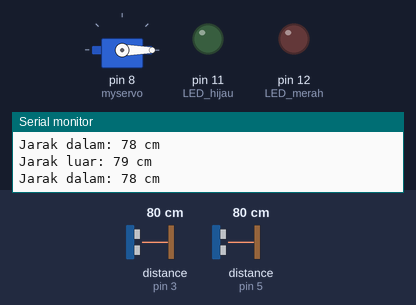
The sketch below on a simulated Arduino Uno, built with avr-gcc and run on an emulated ATmega328P. Shown: servo, output pins drawn as LEDs (lit = HIGH), the last lines printed to the serial monitor. Wiring (inferred from the names in the program): 2 × ultrasonic range finder: trigger pin 4, echo pin 3 / trigger pin 6, echo pin 5. Inputs (shaded band) come from the test bench; at power-on: distance to the obstacle (sensors on pin 3, pin 5) 80 cm. The echo pulse lasts 58.3 µs per cm; pins used as bus, display or sensor lines are not drawn.

Above: at 1.3 s.
1.4 s: distance to the obstacle (sensor on pin 3) set to 23 cm
2.9 s: distance to the obstacle (sensor on pin 3) set to 20 cm
At 3.8 s:
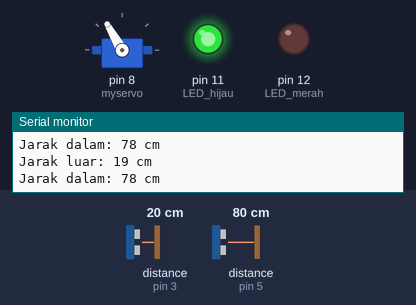
4.5 s: distance to the obstacle (sensor on pin 5) set to 8 cm
6.7 s: distance to the obstacle (sensor on pin 5) set to 5 cm
At 9.0 s:
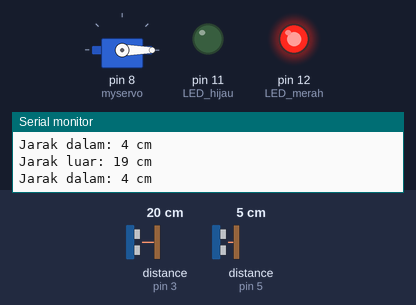
9.5 s: distance to the obstacle (sensor on pin 5) set to 9 cm
At 10.5 s:
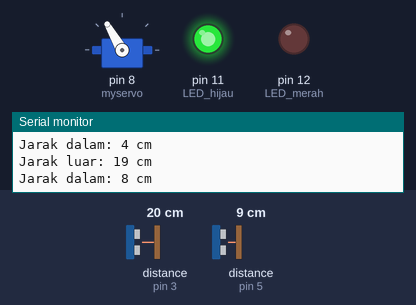
11.0 s: distance to the obstacle (sensor on pin 3) set to 60 cm
At 12.6 s:
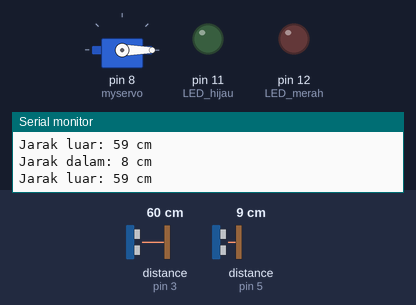
Timing chart, 0 to 14.1 s (numbered marks = the images above; inputs shaded):
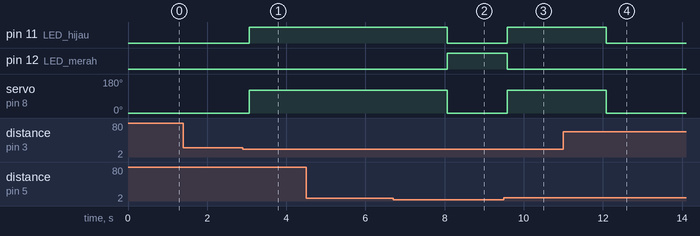

Measured:
- the behaviour switches between 22 and 21 cm on distance to the obstacle (sensor on pin 3) (found by bisection; images 0 and 1)
- the behaviour switches between 7 and 6 cm on distance to the obstacle (sensor on pin 5) (found by bisection; images 1 and 2)
- after the input at 2.9 s, pin 11 (LED_hijau): LOW → HIGH after 0.16 s; servo on pin 8 (myservo): 0° → 120° after 0.16 s
- after the input at 6.7 s, pin 11 (LED_hijau): HIGH → LOW after 1.4 s; pin 12 (LED_merah): LOW → HIGH after 1.4 s; servo on pin 8 (myservo): 120° → 0° after 1.4 s
- after the input at 9.5 s, pin 11 (LED_hijau): LOW → HIGH after 0.08 s; pin 12 (LED_merah): HIGH → LOW after 0.08 s; servo on pin 8 (myservo): 0° → 120° after 0.08 s
- after the input at 11.0 s, pin 11 (LED_hijau): HIGH → LOW after 1.1 s; servo on pin 8 (myservo): 120° → 0° after 1.1 s

The sketch:

Automatic_Trash_Can.ino
```cpp
#include <Servo.h>

const int trigPin = 4;  // Pin untuk sensor ultrasonik luar (TRIG)
const int echoPin = 3;  // Pin untuk sensor ultrasonik luar (ECHO)
const int trigPin2 = 6; // Pin untuk sensor ultrasonik dalam (TRIG)
const int echoPin2 = 5; // Pin untuk sensor ultrasonik dalam (ECHO)

long duration, duration2;
int distance, distance2;

Servo myservo;

void setup() {
  myservo.attach(8);  // Menghubungkan servo motor ke pin digital 8
  myservo.write(0);   // Posisi awal servo (tutup)

  // Set up sensor ultrasonic luar
  pinMode(trigPin, OUTPUT);
  pinMode(echoPin, INPUT);

  // Set up sensor ultrasonic dalam
  pinMode(trigPin2, OUTPUT);
  pinMode(echoPin2, INPUT);

  // Set up LED merah dan hijau
  pinMode(11, OUTPUT); // LED hijau
  pinMode(12, OUTPUT); // LED merah

  // Matikan kedua LED di awal
  digitalWrite(11, LOW);
  digitalWrite(12, LOW);

  // Set up serial monitor untuk debugging
  Serial.begin(9600);
}

void loop() {
  // Mengukur jarak menggunakan sensor ultrasonik luar (untuk kontrol servo)
  distance = getDistance(trigPin, echoPin);
  Serial.print("Jarak luar: ");
  Serial.print(distance);
  Serial.println(" cm");

  // Mengukur jarak menggunakan sensor ultrasonik dalam (untuk deteksi penuh/kosong)
  distance2 = getDistance(trigPin2, echoPin2);
  Serial.print("Jarak dalam: ");
  Serial.print(distance2);
  Serial.println(" cm");

  // Logika untuk sensor dalam: menunjukkan status penuh/kosong tempat sampah
  bool isFull = false; // Variabel untuk memeriksa apakah tempat sampah penuh
  if (distance2 <= 5) {  // Tempat sampah penuh
    digitalWrite(12, HIGH); // LED merah menyala
    digitalWrite(11, LOW);  // Matikan LED hijau
    isFull = true;          // Menandakan tempat sampah penuh
  } else { // Tempat sampah kosong
    digitalWrite(12, LOW);  // LED merah mati
    isFull = false;
  }

  // Logika untuk sensor luar: kontrol servo jika tempat sampah tidak penuh
  if (!isFull) {
    if (distance <= 20) { // Sampah terdeteksi di luar
      myservo.write(120);      // Buka penutup
      digitalWrite(11, HIGH);  // LED hijau menyala
      delay(2000);             // Tunggu 2 detik
    } else {
      myservo.write(0);        // Tutup penutup
      digitalWrite(11, LOW);   // Matikan LED hijau
    }
  } else {
    myservo.write(0);          // Tutup penutup (jika penuh)
  }

  delay(500);  // Delay untuk siklus loop
}

// Fungsi untuk menghitung jarak dengan sensor ultrasonik
int getDistance(int trigPin, int echoPin) {
  digitalWrite(trigPin, LOW);
  delayMicroseconds(2);
  digitalWrite(trigPin, HIGH);
  delayMicroseconds(10);
  digitalWrite(trigPin, LOW);

  long duration = pulseIn(echoPin, HIGH); // Waktu gelombang ultrasonik
  int distance = duration * 0.034 / 2;    // Hitung jarak (cm)
  return distance;
}
```
